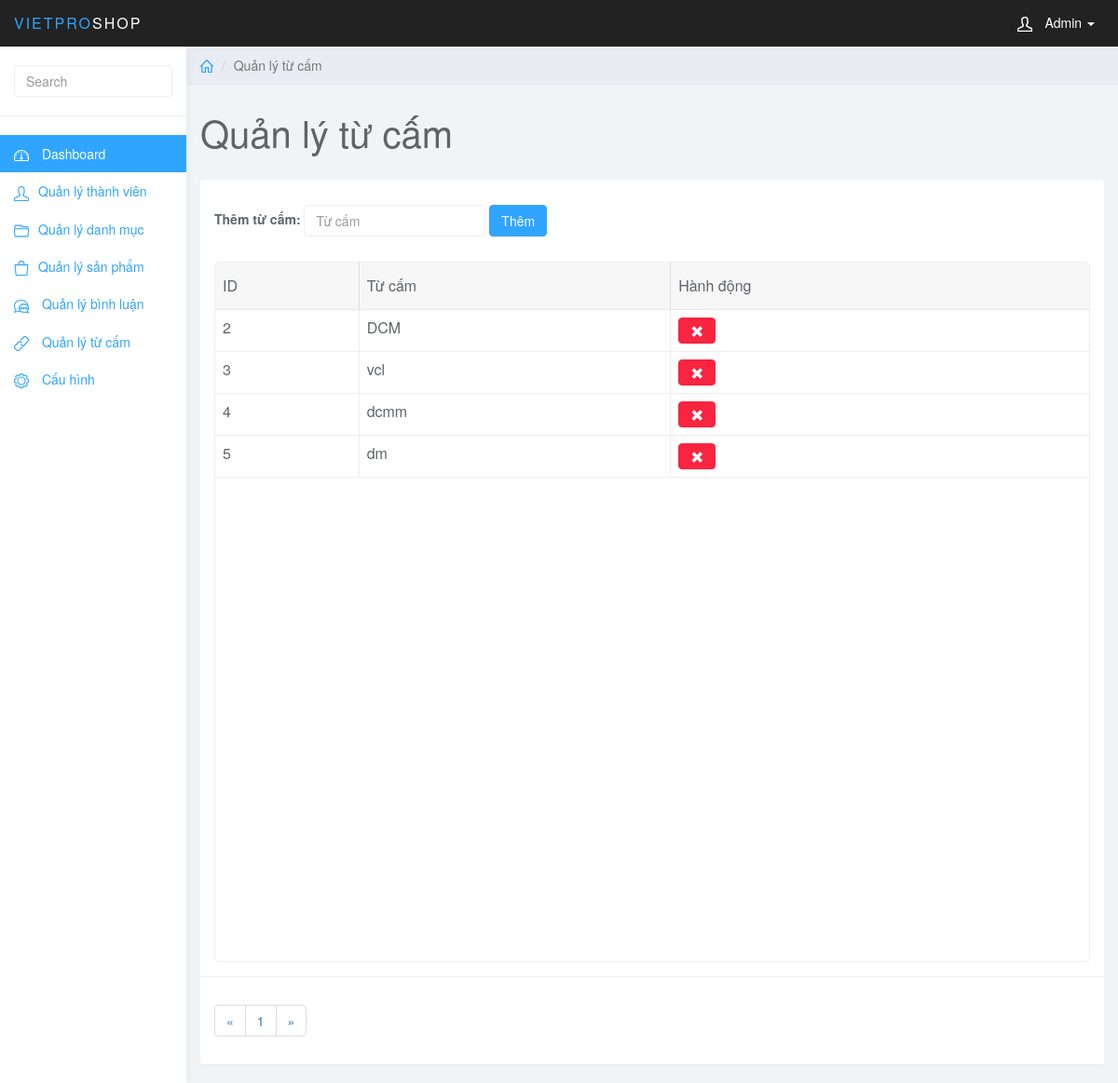
The page /mobile_shop/admin/index.php?page_layout=banned_word (signed in) on the database its author committed.
### tables this page shows
CREATE TABLE `banned_word` (
  `ban_word` varchar(225) NOT NULL,
  `ban_id` int(11) NOT NULL
);

### mobile_shop/admin/banned_word.php (the view, shortened to what this page needs)
<div class="col-sm-9 col-sm-offset-3 col-lg-10 col-lg-offset-2 main">
	<div class="row">
		<ol class="breadcrumb">
			<li><a href="#"><svg class="glyph stroked home">
						<use xlink:href="#stroked-home"></use>
					</svg></a></li>
			<li class="active">Quản lý từ cấm</li>
		</ol>
	</div>
	<div class="row">
		<div class="col-lg-12">
			<h1 class="page-header">Quản lý từ cấm</h1>
		</div>
	</div>
	<form id="toolbar" class="form-inline" method="post">
		<label class="">Thêm từ cấm:</label>
		<div class="form-group">
			<input name="ban_word" type="text" class="form-control" placeholder="Từ cấm">
		</div>
		<button name="sbm" type="submit" class="btn btn-primary ">Thêm</button>
	</form>
	<div class="row">
		<div class="col-md-12">
			<div class="panel panel-default">
				<div class="panel-body">
					<table data-toolbar="#toolbar" data-toggle="table">
						<thead>
							<tr>
								<th data-field="id" data-sortable="true">ID</th>
								<th>Từ cấm</th>
								<th>Hành động</th>
							</tr>
						</thead>
						<tbody>
							<?php
							$row_per_page = 10;
							if (isset($_GET["page"])) $page = $_GET["page"];
							else $page = 1;
							$per_page = ($page - 1) * $row_per_page;
							$list_pages = '';
							$total_pages = ceil(mysqli_num_rows(mysqli_query($conn, "SELECT * FROM banned_word ")) / $row_per_page);
							$page_prev = $page - 1;
							if ($page_prev <= 0) $page_prev = 1;
							$list_pages .= '<li class="page-item"><a class="page-link" href="index.php?page_layout=banned_word&page=' . $page_prev . '">&laquo;</a></li>';
							for ($i = 1; $i <= $total_pages; $i++)
								$list_pages .= '<li class="page-item"><a class="page-link" href="index.php?page_layout=banned_word&page=' . $i . '">' . $i . '</a></li>';
							$page_after = $page + 1;
							if ($page_after > $total_pages) $page_after = $total_pages;
							$list_pages .= '<li class="page-item"><a class="page-link" href="index.php?page_layout=banned_word&page=' . $page_after . '">&raquo;</a></li>';
							$sql = "SELECT * FROM banned_word ORDER BY ban_id ASC LIMIT $per_page,$row_per_page";
							$query = mysqli_query($conn, $sql);
							while ($banned_word = mysqli_fetch_array($query)) {
							?>
								<tr>
									<td style=""><?php echo $banned_word["ban_id"] ?></td>
									<td style=""><?php echo $banned_word["ban_word"] ?></td>
									<td class="form-group">
										<a href="del_banned_word.php?ban_id=<?php echo $banned_word['ban_id'] ?>&page=<?php echo $page ?>" class="btn btn-danger"><i class="glyphicon glyphicon-remove"></i></a>
									</td>
								</tr>
							<?php } ?>
						</tbody>
					</table>
				</div>
				<div class="panel-footer">
					<nav aria-label="Page navigation example">
						<ul class="pagination">
							<?php echo $list_pages; ?>
						</ul>
					</nav>
				</div>
			</div>
		</div>
	</div>
</div>

### mobile_shop/admin/css/styles.css (style rules this page uses)
body { background: #f1f4f7; padding-top: 50px; color: #5f6468; }
a, a:hover, a:focus { color: #30a5ff; }
h1, h2, h3, h4, h5, h6 { color: #5f6468; }
h1 { font-weight: 300; font-size: 40px; }
.form-control { border: 1px solid #eee; box-shadow: none; }
.btn-primary, .btn-primary:hover, .btn-primary:focus, .btn-primary:active, .btn-primary.active, .open > .dropdown-toggle.btn-primary, .btn-primary.disabled, .btn-primary[disabled], fieldset[disabled] .btn-primary, .btn-primary.disabled:hover, .btn-primary[disabled]:hover, fieldset[disabled] .btn-primary:hover, .btn-primary.disabled:focus, .btn-primary[disabled]:focus, fieldset[disabled] .btn-primary:focus, .btn-primary.disabled:active, .btn-primary[disabled]:active, fieldset[disabled] .btn-primary:active, .btn-primary.disabled.active, .btn-primary[disabled].active, fieldset[disabled] .btn-primary.active { background-color: #30a5ff; border-color: #30a5ff; }
.btn-danger, .btn-danger:hover, .btn-danger:focus, .btn-danger:active, .btn-danger.active, .open > .dropdown-toggle.btn-danger, .btn-danger.disabled, .btn-danger[disabled], fieldset[disabled] .btn-danger, .btn-danger.disabled:hover, .btn-danger[disabled]:hover, fieldset[disabled] .btn-danger:hover, .btn-danger.disabled:focus, .btn-danger[disabled]:focus, fieldset[disabled] .btn-danger:focus, .btn-danger.disabled:active, .btn-danger[disabled]:active, fieldset[disabled] .btn-danger:active, .btn-danger.disabled.active, .btn-danger[disabled].active, fieldset[disabled] .btn-danger.active { background-color: #f9243f; border-color: #f9243f; }
.panel { border: 0; }
.panel-footer { background: #fff; border-top: 1px solid #eee; }
.breadcrumb { border-radius: 0; padding: 10px 15px; background: #e9ecf2; box-shadow: 0 1px 1px rgba(0, 0, 0, .05); margin: 0 ; }
h1.page-header { margin-top: 30px; border-bottom: 0; }
.table { background: #fff; }
.breadcrumb .glyph { height: 14px; width: 14px; margin: -2px 0 0 0; stroke-width: 4px; }

### rows shown on the page
banned_word: ban_id "2", ban_word "DCM"
banned_word: ban_id "3", ban_word "vcl"
banned_word: ban_id "4", ban_word "dcmm"
banned_word: ban_id "5", ban_word "dm"
